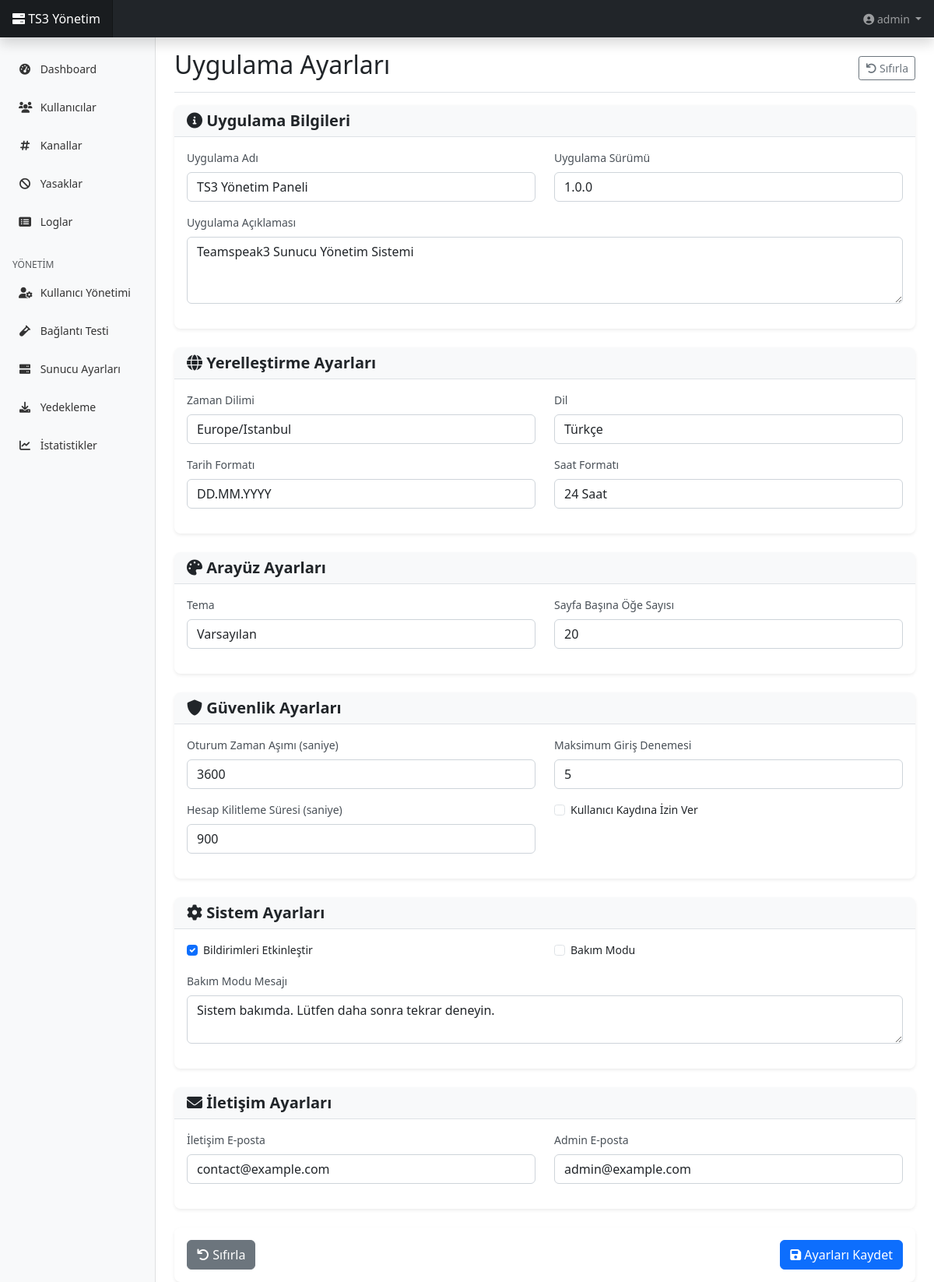
The page /settings.php (signed in) on the database its author committed.
### tables this page shows
CREATE TABLE IF NOT EXISTS `settings` (
  `id` int NOT NULL AUTO_INCREMENT,
  `setting_key` varchar(100) NOT NULL,
  `setting_value` text,
  `updated_at` timestamp NULL DEFAULT CURRENT_TIMESTAMP ON UPDATE CURRENT_TIMESTAMP,
  PRIMARY KEY (`id`),
  UNIQUE KEY `setting_key` (`setting_key`)
);

### settings.php (the view, shortened to what the rows shown need)
<?php
require_once 'config/database.php';
require_once 'includes/functions.php';
$current_settings = [
    'app_name' => getSetting('app_name') ?: 'TS3 Yönetim Paneli',
    'app_description' => getSetting('app_description') ?: 'Teamspeak3 Sunucu Yönetim Sistemi',
    'app_version' => getSetting('app_version') ?: '1.0.0',
    'timezone' => getSetting('timezone') ?: 'Europe/Istanbul',
    'date_format' => getSetting('date_format') ?: 'd.m.Y',
    'time_format' => getSetting('time_format') ?: 'H:i:s',
    'language' => getSetting('language') ?: 'tr',
    'theme' => getSetting('theme') ?: 'default',
    'pagination_limit' => getSetting('pagination_limit') ?: '20',
    'session_timeout' => getSetting('session_timeout') ?: '3600',
    'max_login_attempts' => getSetting('max_login_attempts') ?: '5',
    'lockout_duration' => getSetting('lockout_duration') ?: '900',
    'enable_registration' => getSetting('enable_registration') ?: '0',
    'require_email_verification' => getSetting('require_email_verification') ?: '0',
    'enable_notifications' => getSetting('enable_notifications') ?: '1',
    'maintenance_mode' => getSetting('maintenance_mode') ?: '0',
    'maintenance_message' => getSetting('maintenance_message') ?: 'Sistem bakımda. Lütfen daha sonra tekrar deneyin.',
    'contact_email' => getSetting('contact_email') ?: 'contact@example.com',
    'admin_email' => getSetting('admin_email') ?: 'admin@example.com'
];
$timezones = DateTimeZone::listIdentifiers();
$languages = [
    'tr' => 'Türkçe',
    'en' => 'English',
    'de' => 'Deutsch',
    'fr' => 'Français',
    'es' => 'Español'
];
$themes = [
    'default' => 'Varsayılan',
    'dark' => 'Koyu Tema',
    'light' => 'Açık Tema',
    'blue' => 'Mavi Tema'
];
?>
<!DOCTYPE html>
<html lang="tr">
<head>
    <link href="https://cdn.jsdelivr.net/npm/bootstrap@5.3.0/dist/css/bootstrap.min.css" rel="stylesheet">
    <link href="https://cdnjs.cloudflare.com/ajax/libs/font-awesome/6.0.0/css/all.min.css" rel="stylesheet">
    <link href="assets/css/style.css" rel="stylesheet">
</head>
<body>
    <div class="container-fluid">
        <div class="row">
            <main class="col-md-9 ms-sm-auto col-lg-10 px-md-4">
                <div class="d-flex justify-content-between flex-wrap flex-md-nowrap align-items-center pt-3 pb-2 mb-3 border-bottom">
                    <h1 class="h2">Uygulama Ayarları</h1>
                </div>
                <form method="POST">
                    <div class="card mb-4">
                        <div class="card-body">
                            <div class="row">
                                <div class="col-md-6">
                                    <div class="mb-3">
                                        <label for="app_name" class="form-label">Uygulama Adı</label>
                                        <input type="text" class="form-control" id="app_name" name="app_name"
                                               value="<?php echo htmlspecialchars($current_settings['app_name']); ?>" required>
                                    </div>
                                </div>
                                <div class="col-md-6">
                                    <div class="mb-3">
                                        <label for="app_version" class="form-label">Uygulama Sürümü</label>
                                        <input type="text" class="form-control" id="app_version" name="app_version"
                                               value="<?php echo htmlspecialchars($current_settings['app_version']); ?>" required>
                                    </div>
                                </div>
                            </div>
                            <div class="mb-3">
                                <label for="app_description" class="form-label">Uygulama Açıklaması</label>
                                <textarea class="form-control" id="app_description" name="app_description" rows="3"><?php echo htmlspecialchars($current_settings['app_description']); ?></textarea>
                            </div>
                        </div>
                    </div>
                    <div class="card mb-4">
                        <div class="card-body">
                            <div class="row">
                                <div class="col-md-6">
                                    <div class="mb-3">
                                        <label for="timezone" class="form-label">Zaman Dilimi</label>
                                        <select class="form-control" id="timezone" name="timezone" required>
                                            <?php foreach ($timezones as $tz): ?>
                                                <option value="<?php echo $tz; ?>" <?php echo $current_settings['timezone'] == $tz ? 'selected' : ''; ?>>
                                                    <?php echo $tz; ?>
                                                </option>
                                            <?php endforeach; ?>
                                        </select>
                                    </div>
                                </div>
                                <div class="col-md-6">
                                    <div class="mb-3">
                                        <label for="language" class="form-label">Dil</label>
                                        <select class="form-control" id="language" name="language" required>
                                            <?php foreach ($languages as $code => $name): ?>
                                                <option value="<?php echo $code; ?>" <?php echo $current_settings['language'] == $code ? 'selected' : ''; ?>>
                                                    <?php echo $name; ?>
                                                </option>
                                            <?php endforeach; ?>
                                        </select>
                                    </div>
                                </div>
                            </div>
                            <div class="row">
                                <div class="col-md-6">
                                    <div class="mb-3">
                                        <label for="date_format" class="form-label">Tarih Formatı</label>
                                        <select class="form-control" id="date_format" name="date_format" required>
                                            <option value="d.m.Y" <?php echo $current_settings['date_format'] == 'd.m.Y' ? 'selected' : ''; ?>>DD.MM.YYYY</option>
                                        </select>
                                    </div>
                                </div>
                                <div class="col-md-6">
                                    <div class="mb-3">
                                        <label for="time_format" class="form-label">Saat Formatı</label>
                                        <select class="form-control" id="time_format" name="time_format" required>
                                            <option value="H:i:s" <?php echo $current_settings['time_format'] == 'H:i:s' ? 'selected' : ''; ?>>24 Saat</option>
                                        </select>
                                    </div>
                                </div>
                            </div>
                        </div>
                    </div>
                    <div class="card mb-4">
                        <div class="card-body">
                            <div class="row">
                                <div class="col-md-6">
                                    <div class="mb-3">
                                        <label for="theme" class="form-label">Tema</label>
                                        <select class="form-control" id="theme" name="theme" required>
                                            <?php foreach ($themes as $code => $name): ?>
                                                <option value="<?php echo $code; ?>" <?php echo $current_settings['theme'] == $code ? 'selected' : ''; ?>>
                                                    <?php echo $name; ?>
                                                </option>
                                            <?php endforeach; ?>
                                        </select>
                                    </div>
                                </div>
                                <div class="col-md-6">
                                    <div class="mb-3">
                                        <label for="pagination_limit" class="form-label">Sayfa Başına Öğe Sayısı</label>
                                        <input type="number" class="form-control" id="pagination_limit" name="pagination_limit"
                                               value="<?php echo $current_settings['pagination_limit']; ?>" min="5" max="100">
                                    </div>
                                </div>
                            </div>
                        </div>
                    </div>
                    <div class="card mb-4">
                        <div class="card-body">
                            <div class="row">
                                <div class="col-md-6">
                                    <div class="mb-3">
                                        <label for="session_timeout" class="form-label">Oturum Zaman Aşımı (saniye)</label>
                                        <input type="number" class="form-control" id="session_timeout" name="session_timeout"
                                               value="<?php echo $current_settings['session_timeout']; ?>" min="300" max="86400">
                                    </div>
                                </div>
                                <div class="col-md-6">
                                    <div class="mb-3">
                                        <label for="max_login_attempts" class="form-label">Maksimum Giriş Denemesi</label>
                                        <input type="number" class="form-control" id="max_login_attempts" name="max_login_attempts"
                                               value="<?php echo $current_settings['max_login_attempts']; ?>" min="3" max="10">
                                    </div>
                                </div>
                            </div>
                            <div class="row">
                                <div class="col-md-6">
                                    <div class="mb-3">
                                        <label for="lockout_duration" class="form-label">Hesap Kilitleme Süresi (saniye)</label>
                                        <input type="number" class="form-control" id="lockout_duration" name="lockout_duration"
                                               value="<?php echo $current_settings['lockout_duration']; ?>" min="300" max="3600">
                                    </div>
                                </div>
                                <div class="col-md-6">
                                    <div class="mb-3">
                                        <div class="form-check">
                                            <input class="form-check-input" type="checkbox" id="enable_registration" name="enable_registration"
                                                   <?php echo $current_settings['enable_registration'] == '1' ? 'checked' : ''; ?>>
                                            <label class="form-check-label" for="enable_registration">
                                                Kullanıcı Kaydına İzin Ver
                                            </label>
                                        </div>
                                    </div>
                                </div>
                            </div>
                        </div>
                    </div>
                    <div class="card mb-4">
                        <div class="card-body">
                            <div class="row">
                                <div class="col-md-6">
                                    <div class="mb-3">
                                        <div class="form-check">
                                            <input class="form-check-input" type="checkbox" id="enable_notifications" name="enable_notifications"
                                                   <?php echo $current_settings['enable_notifications'] == '1' ? 'checked' : ''; ?>>
                                            <label class="form-check-label" for="enable_notifications">
                                                Bildirimleri Etkinleştir
                                            </label>
                                        </div>
                                    </div>
                                </div>
                                <div class="col-md-6">
                                    <div class="mb-3">
                                        <div class="form-check">
                                            <input class="form-check-input" type="checkbox" id="maintenance_mode" name="maintenance_mode"
                                                   <?php echo $current_settings['maintenance_mode'] == '1' ? 'checked' : ''; ?>>
                                            <label class="form-check-label" for="maintenance_mode">
                                                Bakım Modu
                                            </label>
                                        </div>
                                    </div>
                                </div>
                            </div>
                            <div class="mb-3">
                                <label for="maintenance_message" class="form-label">Bakım Modu Mesajı</label>
                                <textarea class="form-control" id="maintenance_message" name="maintenance_message" rows="2"><?php echo htmlspecialchars($current_settings['maintenance_message']); ?></textarea>
                            </div>
                        </div>
                    </div>
                    <div class="card mb-4">
                        <div class="card-body">
                            <div class="row">
                                <div class="col-md-6">
                                    <div class="mb-3">
                                        <label for="contact_email" class="form-label">İletişim E-posta</label>
                                        <input type="email" class="form-control" id="contact_email" name="contact_email"
                                               value="<?php echo htmlspecialchars($current_settings['contact_email']); ?>">
                                    </div>
                                </div>
                                <div class="col-md-6">
                                    <div class="mb-3">
                                        <label for="admin_email" class="form-label">Admin E-posta</label>
                                        <input type="email" class="form-control" id="admin_email" name="admin_email"
                                               value="<?php echo htmlspecialchars($current_settings['admin_email']); ?>">
                                    </div>
                                </div>
                            </div>
                        </div>
                    </div>
                </form>
            </main>
        </div>
    </div>
</body>
</html>

### rows shown on the page
settings: app_name "TS3 Yönetim Paneli", app_version "1.0.0", app_description "Teamspeak3 Sunucu Yönetim Sistemi", timezone "Europe/Istanbul", language "Türkçe", date_format "DD.MM.YYYY", time_format "24 Saat", theme "Varsayılan", pagination_limit "20", session_timeout "3600", max_login_attempts "5", lockout_duration "900", setting_value "☑", maintenance_message "Sistem bakımda. Lütfen daha sonra tekrar deneyin.", contact_email "contact@example.com", admin_email "admin@example.com"

### other values the page prints
$_SESSION['username'] "admin"
